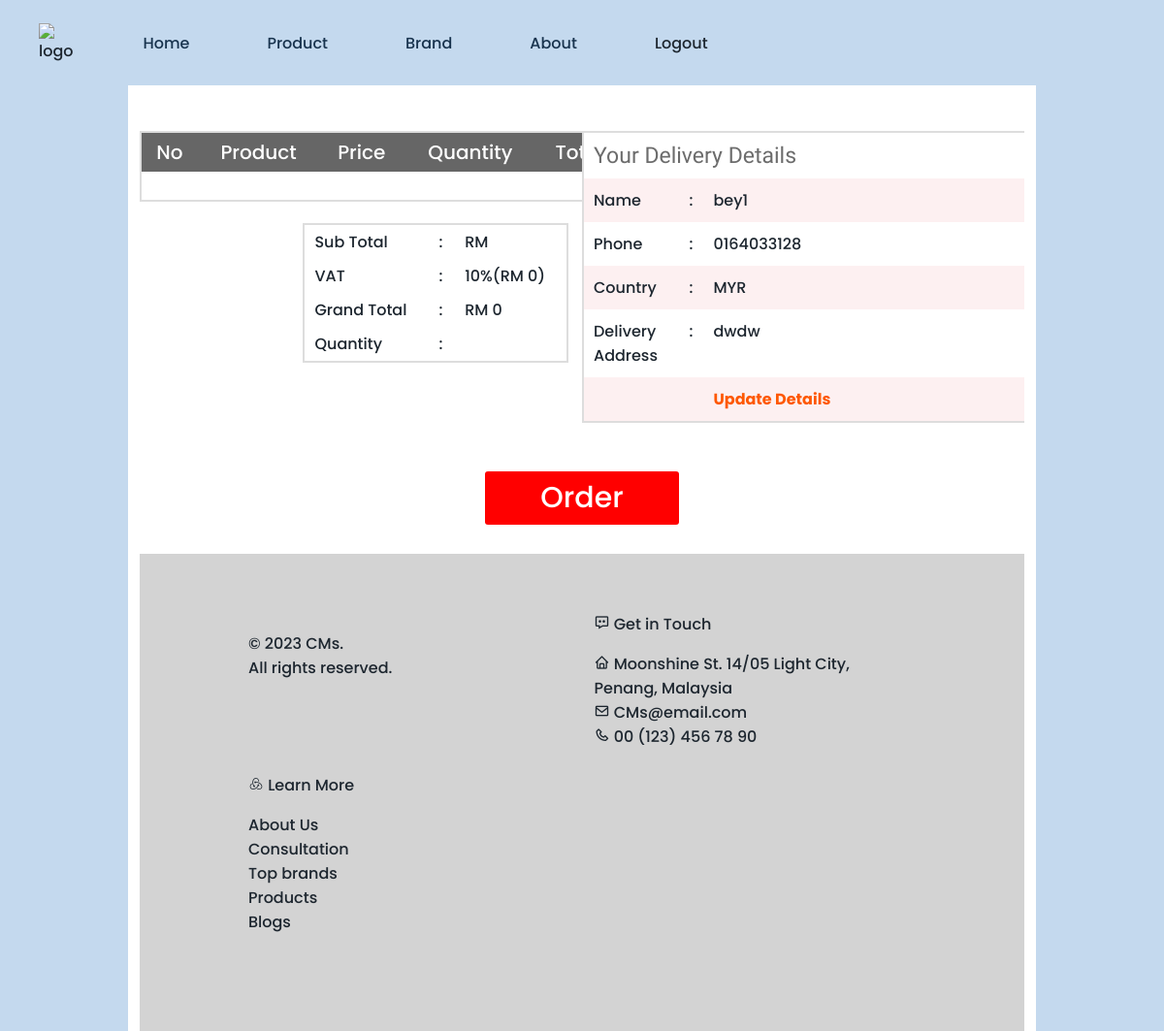
The app's page /paymentoffline.php (signed in) with its own data.
### tables this page shows
CREATE TABLE `tbl_customer` (
  `id` int(11) NOT NULL,
  `name` varchar(255) NOT NULL,
  `address` text NOT NULL,
  `city` varchar(30) NOT NULL,
  `country` varchar(30) NOT NULL,
  `zip` varchar(30) NOT NULL,
  `phone` varchar(30) NOT NULL,
  `email` varchar(255) NOT NULL,
  `pass` varchar(32) NOT NULL
);

### classess/Customer.php (called while the page is built, shortened)
<?php
$filepath = realpath(dirname(__FILE__));
include_once ($filepath.'/../lib/Database.php');
?>
<?php
class Customer{
private $db;
	public function __construct()
	{
		$this->db = new Database();
	}
public function getCustomerData($id){
	$query = "SELECT * FROM tbl_customer WHERE id = '$id'";
		$result = $this->db->select($query);
		return $result;
}
}
?>

### lib/Database.php (called while the page is built, shortened)
<?php
Class Database{
 public $host   = DB_HOST;
 public $user   = DB_USER;
 public $pass   = DB_PASS;
 public $dbname = DB_NAME;
 public $link;
private function connectDB(){
 $this->link = new mysqli($this->host, $this->user, $this->pass,
  $this->dbname);
 }
public function select($query){
  $result = $this->link->query($query) or
   die($this->link->error.__LINE__);
  if($result->num_rows > 0){
    return $result;
  } else {
    return false;
  }
 }
}

### lib/Session.php (called while the page is built, shortened)
<?php
class Session{
 public static function get($key){
  if (isset($_SESSION[$key])) {
   return $_SESSION[$key];
  } else {
   return false;
  }
 }
}
?>

### paymentoffline.php (the view, shortened to what this page needs)
<?php include 'inc/offline.php';?>
 <div class="main">
    <div class="content">
    	<div class="section group">
    	<div class="division">
            <table class="tblone">
                            <tr>
                                <th>No</th>
                                <th>Product</th>
                                <th>Price</th>
                                <th>Quantity</th>
                                <th>Total</th>
                            </tr>
                            <tr>
                        </table>
                        <table class="tbltwo">
                            <tr>
                                <td>Sub Total</td>
                                <td>:</td>
                                <td>RM  <?php echo $sum; ?></td>
                            </tr>
                            <tr>
                                <td>VAT</td>
                                <td>:</td>
                                <td>10%(RM <?php echo $vat = $sum * 0.1; ?>)</td>
                            </tr>
                            <tr>
                                <td>Grand Total</td>
                                <td>:</td>
                                <td>RM
                                    <?php
                                    $vat = $sum * 0.1;
                                    $gtotal = $sum + $vat;
                                    echo $gtotal;
                                     ?>
                                </td>
                            </tr>
                             <tr>
                                <td>Quantity</td>
                                <td>:</td>
                                <td><?php echo $qty; ?></td>
                            </tr>
                       </table>
        </div>
        <div class="division">
            <?php
            $id = Session::get("cmrId");
            $getdata = $cmr->getCustomerData($id);
            if ($getdata) {
                while ($result = $getdata->fetch_assoc()) {
             ?>
                <table class="tblone">
                    <tr>
                        <td colspan="3"><h2>Your Delivery Details</h2></td>
                    </tr>
                    <tr>
                        <td width="20%">Name</td>
                        <td width="5%">:</td>
                        <td><?php echo $result['name'];?></td>
                    </tr>
                    <tr>
                        <td>Phone</td>
                        <td>:</td>
                        <td><?php echo $result['phone'];?></td>
                    </tr>
                    <tr>
                        <td>Country</td>
                        <td>:</td>
                        <td><?php echo $result['country'];?></td>
                    </tr>
                    <tr>
                        <td>Delivery Address</td>
                        <td>:</td>
                        <td><?php echo $result['address'];?></td>
                    </tr>
                    <tr>
                        <td></td>
                        <td></td>
                        <td><a href="editprofile.php">Update Details</a></td>
                    </tr>
                </table>
            <?php }} ?>
        </div>
 		</div>
 	</div>
    <div class="ordernow"><a href="?orderid=Order">Order</a></div>
	</div>
    <?php include 'Footer.php';?>

### css/newstyle.css (style rules this page uses)
html,body,div,span,applet,object,iframe,h1,h2,h3,h4,h5,h6,p,blockquote,pre,a,abbr,acronym,address,big,cite,code,del,dfn,em,img,ins,kbd,q,s,samp,small,strike,strong,sub,sup,tt,var,b,u,i,dl,dt,dd,ol,nav ul,nav li,fieldset,form,label,legend,table,caption,tbody,tfoot,thead,tr,th,td,article,aside,canvas,details,embed,figure,figcaption,footer,header,hgroup,menu,nav,output,ruby,section,summary,time,mark,audio,video { margin:0;padding:0;border:0;font-size:100%;font:inherit;vertical-align:baseline; }
table { border-collapse:collapse;border-spacing:0; }
a { text-decoration:none; }
body { font-family:Arial, Helvetica, sans-serif; }
.section { clear: both; padding: 0px; margin: 0px; }
.group:before, .group:after { content:""; display:table; }
.group:after { clear:both; }
.group { zoom:1; }
.content { padding:20px 0; background:#FFF; }
.content h2 { font-size:23px; color:#6C6C6C; font-family: 'Monda', sans-serif; }
*, *::before, *::after { margin: 0; padding: 0; box-sizing: border-box; }
@media (min-width: 575px) { a { color: inherit; text-decoration: none; } }
.tblone { border: 1px solid #fff; margin-bottom: 12px; width: 100%; }
.tblone th { background: #666 none repeat scroll 0 0; color: #fff; font-size: 20px; padding: 5px 8px; text-align: center; }
.tblone td { padding:10px;text-align:center; }
table.tblone tr:nth-child(2n+1) { background:#fff;height:30px; }
table.tblone tr:nth-child(2n) { background:#fdf0f1;height:30px; }
table.tblone a { color: #fe5800; font-weight: bold; text-decoration: none; }

### css/tougle.css (style rules this page uses)
body { margin: 0; font-family: Arial, Helvetica, sans-serif; }

### assets/css/styles.css (style rules this page uses)
:root { --header-height: 3.5rem; --first-color: hsl(195, 100%, 30%); --gradient-color: linear-gradient(90deg, hsl(210, 55%, 20%), hsl(192, 62%, 25%)); --title-color: hsl(210, 52%, 20%); --text-color: hsl(210, 24%, 15%); --white-color: #fff; --body-color: hsl(210, 55%, 85%); --body-font: "Poppins", sans-serif; --second-font: "Lora", serif; --biggest-font-size: 2.25rem; --normal-font-size: .938rem; --small-font-size: .813rem; --font-regular: 400; --font-medium: 500; --font-semi-bold: 600; --z-tooltip: 10; --z-fixed: 100; }
@media screen and (min-width: 1024px) { :root { --biggest-font-size: 4rem; --normal-font-size: 1rem; --small-font-size: .875rem; } }
* { box-sizing: border-box; padding: 0; margin: 0; }
body { font-family: var(--body-font); font-size: var(--normal-font-size); font-weight: var(--font-medium); background-color: var(--body-color); color: var(--text-color); }
a { text-decoration: none; }
.main { overflow: hidden; }

### footer.css (style rules this page uses)
*, *::before, *::after { margin: 0; padding: 0; box-sizing: border-box; }
@media (min-width: 575px) { a { color: inherit; text-decoration: none; } }

### paymentoffline.php (style rules this page uses)
.division { width: 50%;float: left; }
.tblone { width: 500px;margin: 0 auto;border: 2px solid #ddd;margin-bottom: 10px; }
.tblone tr td { text-align: justify; }
.tbltwo { float: right;text-align: left;width: 60%;border: 2px solid #ddd;margin-right: 14px;margin-top: 12px; }
.tbltwo tr td { text-align: justify;padding: 5px 10px; }
.ordernow { padding-bottom: 30px; }
.ordernow a { width: 200px;margin: 20px auto 0;text-align: center;padding: 5px;font-size: 30px;display: block;background: #ff0000;color: #fff;border-radius: 3px; }

### records on screen
tbl_customer: name "bey1", phone "0164033128", country "MYR", address "dwdw"

### other values on screen
$vat = $sum * 0.1 "0"
$gtotal "0"
